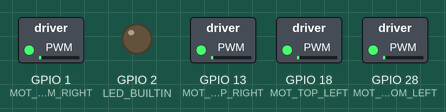
Simulated run of this sketch. Board: ESP8266 (NodeMCU). On the bench: switched loads named in the sketch (green lamp = pin HIGH), output pins drawn as LEDs (lit = HIGH, except the on-board LED, lit = LOW).

Above: at 0.05 s.
At 0.9 s:
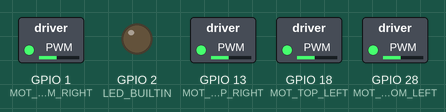
At 1.8 s:
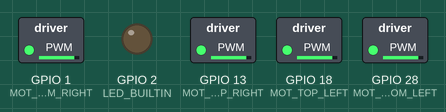
At 2.7 s:
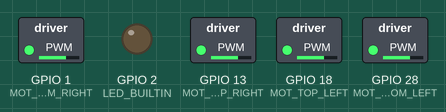
At 3.6 s:
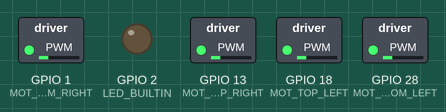
Timing chart, 0 to 5.3 s (numbered marks = the images above):
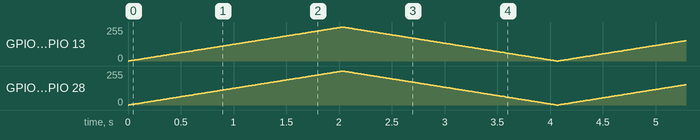

The sketch:

Motor_testing.ino
```cpp
#define MOT_TOP_LEFT 18
#define MOT_TOP_RIGHT 13
#define MOT_BOTTOM_LEFT 28
#define MOT_BOTTOM_RIGHT 1
void setup() {
  // put your setup code here, to run once:
  analogWriteFreq(500); // PWM frequency 500 Hz
  analogWriteRange(1000); // value coresponding to 100% PWM duty cycle

  pinMode(MOT_TOP_LEFT, OUTPUT);
  pinMode(MOT_TOP_RIGHT, OUTPUT);
  pinMode(MOT_BOTTOM_LEFT, OUTPUT);
  pinMode(MOT_BOTTOM_RIGHT, OUTPUT);
  pinMode(LED_BUILTIN, OUTPUT);
  analogWrite(MOT_TOP_LEFT, 0);
  analogWrite(MOT_TOP_RIGHT, 0);
  analogWrite(MOT_BOTTOM_LEFT, 0);
  analogWrite(MOT_BOTTOM_RIGHT, 0);

  //Use the led on the Arduino for startup indication.
  digitalWrite(LED_BUILTIN,HIGH);
}
// take props off before uploading script
void loop() {
  // put your main code here, to run repeatedly:
  for(int i=0; i<=1000; i++) {
    analogWrite(MOT_TOP_RIGHT, i);
    analogWrite(MOT_BOTTOM_RIGHT, i);
    analogWrite(MOT_BOTTOM_LEFT, i);
    analogWrite(MOT_TOP_LEFT, i);
    delay(2);
  }
  for(int i=0; i<=1000; i++) {
    analogWrite(MOT_TOP_RIGHT, 1000-i);
    analogWrite(MOT_BOTTOM_RIGHT, 1000-i);
    analogWrite(MOT_BOTTOM_LEFT, 1000-i);
    analogWrite(MOT_TOP_LEFT, 1000-i);
    delay(2);
  }
}
```
